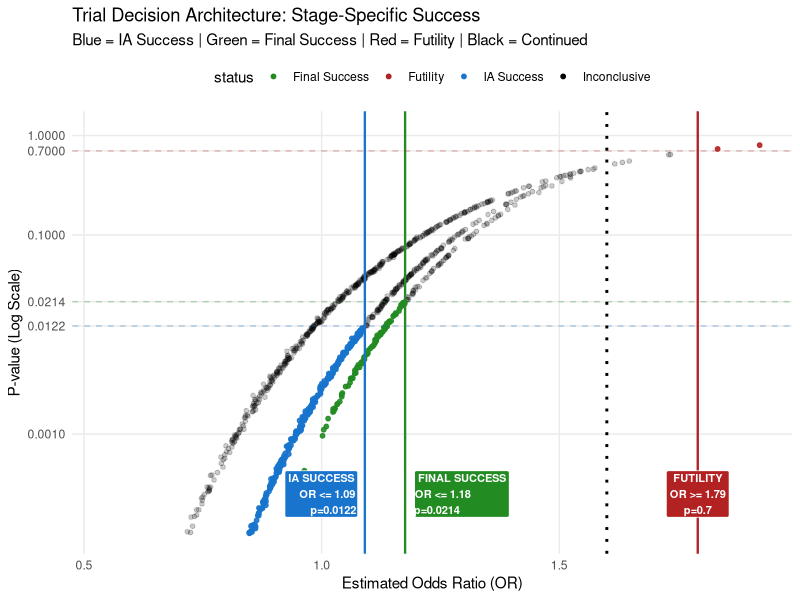

This figure's R source:
# rm(list=ls())
# 
# suppressPackageStartupMessages({
#   library(MASS)
#   library(dplyr)
#   library(ggplot2) # Added for the new plot
# })
# 
# 
# # ============================================================
# # 1) Core helpers
# # ============================================================
# ilogit <- function(z) 1 / (1 + exp(-z))
# parse_probs <- function(txt) as.numeric(trimws(unlist(strsplit(txt, ","))))
# 
# validate_probs <- function(p) {
#   if (any(is.na(p))) return("Probabilities must be numeric.")
#   if (length(p) < 3) return("Need at least 3 categories.")
#   if (abs(sum(p) - 1) > 1e-6) return(sprintf("Must sum to ~1 (got %.6f).", sum(p)))
#   NULL
# }
# 
# theta_from_control_pmf <- function(p_control) {
#   cum_control <- cumsum(p_control)
#   qlogis(cum_control[seq_len(length(p_control) - 1)])
# }
# 
# pmf_from_beta <- function(theta, beta, x) {
#   cdf <- ilogit(theta - beta * x)
#   cdf <- c(cdf, 1)
#   pmf <- diff(c(0, cdf))
#   pmf[pmf < 0] <- 0
#   pmf / sum(pmf)
# }
# 
# # ============================================================
# # 2) Updated Fit Function (Collects P-values)
# # ============================================================
# fit_logCOR <- function(df, beta_NI = 0) {
#   fit <- try(MASS::polr(y ~ trt, data = df, Hess = TRUE), silent = TRUE)
#   if (inherits(fit, "try-error") || is.null(fit$coefficients)) return(NULL)
#   
#   trt_name <- names(fit$coefficients)[grepl("^trt", names(fit$coefficients))][1]
#   logCOR_hat <- as.numeric(fit$coefficients[[trt_name]])
#   se <- sqrt(vcov(fit)[trt_name, trt_name])
#   
#   # Calculate p-value relative to the NI Margin (beta_NI)
#   z_stat <- (logCOR_hat - beta_NI) / se
#   p_val  <- pnorm(z_stat) # One-sided for NI
#   
#   list(logCOR_hat = logCOR_hat, se = se, p_val = p_val)
# }
# 
# # ============================================================
# # 3) Updated Simulation (Stores P-values)
# # ============================================================
# simulate_obf_ordinal <- function(COR_true, COR_NI, n_total, futility_frac, info_frac,
#                                  alpha1, alpha2, futility_p, p_control, 
#                                  seed = 1234, nSims = 500) {
#   set.seed(seed)
#   theta <- theta_from_control_pmf(p_control)
#   beta_true <- log(COR_true); beta_NI <- log(COR_NI)
#   pi_control <- p_control
#   pi_treat <- pmf_from_beta(theta, beta_true, x = 1)
#   
#   # Initialize storage
#   res_storage <- data.frame(
#     sim = rep(1:nSims, each=3),
#     stage = rep(c("Futility", "IA", "Final"), nSims),
#     logCOR = NA_real_,
#     pval = NA_real_,
#     stopped = FALSE
#   )
#   
#   n_fut <- round(futility_frac * n_total)
#   n1    <- round(info_frac * n_total)
#   z_fut <- qnorm(futility_p); zcrit1 <- qnorm(alpha1); zcrit2 <- qnorm(alpha2)
#   
#   for (i in 1:nSims) {
#     # Data Generation helpers
#     gen_data <- function(n) {
#       nC <- floor(n/2); nT <- n - nC
#       data.frame(
#         y = factor(c(sample(0:(length(p_control)-1), nC, TRUE, pi_control),
#                      sample(0:(length(p_control)-1), nT, TRUE, pi_treat)), ordered=T),
#         trt = factor(rep(c("C", "T"), c(nC, nT)), levels=c("C", "T"))
#       )
#     }
#     
#     # --- Futility ---
#     df_f <- gen_data(n_fut)
#     fit_f <- fit_logCOR(df_f, beta_NI)
#     idx_f <- (i-1)*3 + 1
#     if(!is.null(fit_f)) {
#       res_storage$logCOR[idx_f] <- fit_f$logCOR_hat
#       res_storage$pval[idx_f]   <- fit_f$p_val
#       if ((fit_f$logCOR_hat - beta_NI)/fit_f$se > z_fut) {
#         res_storage$stopped[idx_f] <- TRUE; next
#       }
#     }
#     
#     # --- IA ---
#     df_ia <- rbind(df_f, gen_data(n1 - n_fut))
#     fit_ia <- fit_logCOR(df_ia, beta_NI)
#     idx_ia <- (i-1)*3 + 2
#     if(!is.null(fit_ia)) {
#       res_storage$logCOR[idx_ia] <- fit_ia$logCOR_hat
#       res_storage$pval[idx_ia]   <- fit_ia$p_val
#       if ((fit_ia$logCOR_hat - beta_NI)/fit_ia$se <= zcrit1) {
#         res_storage$stopped[idx_ia] <- TRUE; next
#       }
#     }
#     
#     # --- Final ---
#     df_fin <- rbind(df_ia, gen_data(n_total - n1))
#     fit_fin <- fit_logCOR(df_fin, beta_NI)
#     idx_fin <- (i-1)*3 + 3
#     if(!is.null(fit_fin)) {
#       res_storage$logCOR[idx_fin] <- fit_fin$logCOR_hat
#       res_storage$pval[idx_fin]   <- fit_fin$p_val
#       if ((fit_fin$logCOR_hat - beta_NI)/fit_fin$se <= zcrit2) res_storage$stopped[idx_fin] <- TRUE
#     }
#   }
#   return(res_storage)
# }
#  
# 
# plot_pvals_vs_or <- function(sim_data, alpha1 = 0.0122, alpha2 = 0.0214, M_margin = 1.6) {
#   
#   # 1. Filter and prepare data (Remove Futility stage for clarity of Success thresholds)
#   plot_df <- sim_data %>%
#     filter(!is.na(logCOR), !is.na(pval)) %>%
#     mutate(OR = exp(logCOR))
#   
#   # 2. Calculate thresholds based on median SEs found in the data
#   # IA and Final have different SEs because they have different sample sizes
#   ia_se  <- median(abs(log(plot_df$OR/M_margin) / qnorm(plot_df$pval))[sim_data$stage == "IA"], na.rm=TRUE)
#   fin_se <- median(abs(log(plot_df$OR/M_margin) / qnorm(plot_df$pval))[sim_data$stage == "Final"], na.rm=TRUE)
#   
#   crit_OR_IA    <- exp(qnorm(alpha1) * ia_se + log(M_margin))
#   crit_OR_Final <- exp(qnorm(alpha2) * fin_se + log(M_margin))
#   
#   # Print to console
#   cat(sprintf("\n--- Decision Thresholds (One Panel) ---\n"))
#   cat(sprintf("At IA (N_ia):    Must see OR <= %.3f\n", crit_OR_IA))
#   cat(sprintf("At Final (N_tot): Must see OR <= %.3f\n", crit_OR_Final))
#   
#   # 3. Create the Plot
#   ggplot(plot_df, aes(x = OR, y = pval)) +
#     # Background points
#     geom_point(aes(color = stage, alpha = stopped), size = 1.5) +
#     
#     # Threshold Lines
#     geom_hline(yintercept = alpha1, linetype = "dashed", color = "blue", linewidth = 0.7) +
#     geom_hline(yintercept = alpha2, linetype = "dotdash", color = "darkgreen", linewidth = 0.7) +
#     geom_vline(xintercept = M_margin, linetype = "dotted", color = "red3", linewidth = 1) +
#     
#     # Left Label (IA)
#     annotate("label", x = -Inf, y = alpha1, 
#              label = paste("IA: OR <=", round(crit_OR_IA, 2)), 
#              fill = "blue", color = "white", fontface = "bold", size = 3.5, hjust = -0.1) +
#     
#     # Right Label (Final)
#     annotate("label", x = Inf, y = alpha2, 
#              label = paste("Final: OR <=", round(crit_OR_Final, 2)), 
#              fill = "darkgreen", color = "white", fontface = "bold", size = 3.5, hjust = 1.1) +
#     
#     # Formatting
#     scale_y_log10(breaks = c(1, 0.1, alpha2, alpha1, 0.001),
#                   labels = function(x) round(x, 4)) +
#     scale_alpha_manual(values = c(0.2, 0.8), guide = "none") + # Dim non-stopping points
#     scale_color_brewer(palette = "Set1", name = "Trial Stage") +
#     theme_minimal() +
#     theme(panel.grid.minor = element_blank(),
#           legend.position = "top") +
#     labs(title = "P-value vs. OR: Combined Success Thresholds",
#          subtitle = paste("Red Line = NI Margin (", M_margin, ")"),
#          x = "Estimated Odds Ratio (OR)",
#          y = "P-value (Log Scale)")
# }
# 
# # ============================================================
# # 5) Run
# # ============================================================
# results <- simulate_obf_ordinal(
#   COR_true = 1.1, COR_NI = 1.6, n_total = 600,
#   futility_frac = 0.5, info_frac = 0.8,
#   alpha1 = 0.0122, alpha2 = 0.0214, futility_p = 0.70,
#   p_control = parse_probs("0.04, 0.02, 0.45, 0.34, 0.15"),
#   nSims = 1000 # Reduced for speed
# )
# 
# plot_pvals_vs_or(results)


# rm(list=ls())
# 
# suppressPackageStartupMessages({
#   library(MASS)
#   library(dplyr)
#   library(ggplot2)
# })
# 
# # ============================================================
# # 1) Core helpers (Restored and Complete)
# # ============================================================
# ilogit <- function(z) 1 / (1 + exp(-z))
# 
# parse_probs <- function(txt) {
#   as.numeric(trimws(unlist(strsplit(txt, ","))))
# }
# 
# validate_probs <- function(p) {
#   if (any(is.na(p)))          return("Probabilities must be numeric.")
#   if (length(p) < 3)          return("Need at least 3 categories.")
#   if (abs(sum(p) - 1) > 1e-6) return(sprintf("Must sum to ~1 (got %.6f).", sum(p)))
#   NULL
# }
# 
# # The missing function:
# theta_from_control_pmf <- function(p_control) {
#   cum_control <- cumsum(p_control)
#   # Take the logit of cumulative probabilities except the last one (which is 1)
#   qlogis(cum_control[seq_len(length(p_control) - 1)])
# }
# 
# pmf_from_beta <- function(theta, beta, x) {
#   cdf <- ilogit(theta - beta * x)
#   cdf <- c(cdf, 1)
#   pmf <- diff(c(0, cdf))
#   pmf[pmf < 0] <- 0
#   pmf / sum(pmf)
# }
# 
# # ============================================================
# # 2) Fit Function (Collects P-values)
# # ============================================================
# fit_logCOR <- function(df, beta_NI = 0) {
#   fit <- try(MASS::polr(y ~ trt, data = df, Hess = TRUE), silent = TRUE)
#   if (inherits(fit, "try-error") || is.null(fit$coefficients)) return(NULL)
#   
#   trt_name <- names(fit$coefficients)[grepl("^trt", names(fit$coefficients))][1]
#   logCOR_hat <- as.numeric(fit$coefficients[[trt_name]])
#   se <- sqrt(vcov(fit)[trt_name, trt_name])
#   
#   # Calculate p-value relative to the NI Margin (beta_NI)
#   z_stat <- (logCOR_hat - beta_NI) / se
#   p_val  <- pnorm(z_stat) 
#   
#   list(logCOR_hat = logCOR_hat, se = se, p_val = p_val)
# }
# 
# # ============================================================
# # 3) Simulation Logic
# # ============================================================
# simulate_obf_ordinal <- function(COR_true, COR_NI, n_total, futility_frac, info_frac,
#                                  alpha1, alpha2, futility_p, p_control, 
#                                  seed = 1234, nSims = 500) {
#   set.seed(seed)
#   theta <- theta_from_control_pmf(p_control)
#   beta_true <- log(COR_true)
#   beta_NI   <- log(COR_NI)
#   pi_control <- p_control
#   pi_treat   <- pmf_from_beta(theta, beta_true, x = 1)
#   
#   res_storage <- data.frame(
#     sim = rep(1:nSims, each=3),
#     stage = rep(c("Futility", "IA", "Final"), nSims),
#     logCOR = NA_real_,
#     pval = NA_real_,
#     stopped = FALSE
#   )
#   
#   n_fut <- round(futility_frac * n_total)
#   n1    <- round(info_frac * n_total)
#   z_fut <- qnorm(futility_p)
#   zcrit1 <- qnorm(alpha1)
#   zcrit2 <- qnorm(alpha2)
#   
#   for (i in 1:nSims) {
#     gen_data <- function(n) {
#       nC <- floor(n/2); nT <- n - nC
#       data.frame(
#         y = factor(c(sample(0:(length(p_control)-1), nC, TRUE, pi_control),
#                      sample(0:(length(p_control)-1), nT, TRUE, pi_treat)), ordered=T),
#         trt = factor(rep(c("C", "T"), c(nC, nT)), levels=c("C", "T"))
#       )
#     }
#     
#     # --- Futility Look ---
#     df_f <- gen_data(n_fut); fit_f <- fit_logCOR(df_f, beta_NI)
#     idx_f <- (i-1)*3 + 1
#     if(!is.null(fit_f)) {
#       res_storage$logCOR[idx_f] <- fit_f$logCOR_hat
#       res_storage$pval[idx_f]   <- fit_f$p_val
#       if ((fit_f$logCOR_hat - beta_NI)/fit_f$se > z_fut) {
#         res_storage$stopped[idx_f] <- TRUE; next
#       }
#     }
#     
#     # --- IA Look ---
#     df_ia <- rbind(df_f, gen_data(n1 - n_fut)); fit_ia <- fit_logCOR(df_ia, beta_NI)
#     idx_ia <- (i-1)*3 + 2
#     if(!is.null(fit_ia)) {
#       res_storage$logCOR[idx_ia] <- fit_ia$logCOR_hat
#       res_storage$pval[idx_ia]   <- fit_ia$p_val
#       if ((fit_ia$logCOR_hat - beta_NI)/fit_ia$se <= zcrit1) {
#         res_storage$stopped[idx_ia] <- TRUE; next
#       }
#     }
#     
#     # --- Final Look ---
#     df_fin <- rbind(df_ia, gen_data(n_total - n1)); fit_fin <- fit_logCOR(df_fin, beta_NI)
#     idx_fin <- (i-1)*3 + 3
#     if(!is.null(fit_fin)) {
#       res_storage$logCOR[idx_fin] <- fit_fin$logCOR_hat
#       res_storage$pval[idx_fin]   <- fit_fin$p_val
#       if ((fit_fin$logCOR_hat - beta_NI)/fit_fin$se <= zcrit2) res_storage$stopped[idx_fin] <- TRUE
#     }
#   }
#   return(res_storage)
# }
# 
# # ============================================================
# # 4) Success Plot
# # ============================================================
# plot_pvals_vs_or <- function(sim_data, alpha1 = 0.0122, alpha2 = 0.0214, M_margin = 1.6) {
#   plot_df <- sim_data %>% filter(!is.na(logCOR), !is.na(pval)) %>% mutate(OR = exp(logCOR))
#   
#   # Calculate critical ORs based on the median SE found in simulation
#   ia_se  <- median(abs(log(plot_df$OR/M_margin) / qnorm(plot_df$pval))[plot_df$stage == "IA"], na.rm=TRUE)
#   fin_se <- median(abs(log(plot_df$OR/M_margin) / qnorm(plot_df$pval))[plot_df$stage == "Final"], na.rm=TRUE)
#   
#   crit_OR_IA    <- exp(qnorm(alpha1) * ia_se + log(M_margin))
#   crit_OR_Final <- exp(qnorm(alpha2) * fin_se + log(M_margin))
#   
#   ggplot(plot_df, aes(x = OR, y = pval)) +
#     geom_point(aes(color = stage, alpha = stopped), size = 1.5) +
#     geom_hline(yintercept = c(alpha1, alpha2), color = c("blue", "darkgreen"), linetype = "dashed") +
#     geom_vline(xintercept = M_margin, linetype = "dotted", color = "red3") +
#     annotate("label", x = -Inf, y = alpha1, label = paste("IA: OR <=", round(crit_OR_IA, 2)), fill = "blue", color = "white", hjust = -0.1) +
#     annotate("label", x = Inf, y = alpha2, label = paste("Final: OR <=", round(crit_OR_Final, 2)), fill = "darkgreen", color = "white", hjust = 1.1) +
#     scale_y_log10(breaks = c(1, 0.1, alpha2, alpha1, 0.001), labels = function(x) round(x, 4)) +
#     scale_alpha_manual(values = c(0.2, 0.8), guide = "none") +
#     theme_minimal() + 
#     labs(title = "Success Thresholds", x = "Estimated OR", y = "P-value (Log Scale)")
# }
# 
# # ============================================================
# # 5) Futility Plot
# # ============================================================
# plot_futility_vs_or <- function(sim_data, futility_p = 0.70, M_margin = 1.6) {
#   fut_df <- sim_data %>% filter(stage == "Futility", !is.na(logCOR)) %>% mutate(OR = exp(logCOR))
#   fut_se <- median(abs(log(fut_df$OR/M_margin) / qnorm(fut_df$pval)), na.rm=TRUE)
#   crit_OR_fut <- exp(qnorm(futility_p) * fut_se + log(M_margin))
#   
#   ggplot(fut_df, aes(x = OR, y = pval)) +
#     geom_point(aes(color = stopped), alpha = 0.6) +
#     geom_hline(yintercept = futility_p, linetype = "dashed", color = "firebrick") +
#     geom_vline(xintercept = M_margin, linetype = "dotted") +
#     annotate("label", x = Inf, y = futility_p, label = paste("Stop Futility: OR >=", round(crit_OR_fut, 2)), fill = "firebrick", color = "white", hjust = 1.1) +
#     scale_color_manual(values = c("gray60", "firebrick")) +
#     theme_minimal() + labs(title = "Futility Threshold", x = "Estimated OR", y = "P-value")
# }
# 
# # ============================================================
# # 6) Main Execution
# # ============================================================
# set.seed(1234) 
# results <- simulate_obf_ordinal(
#   COR_true = 1.1, COR_NI = 1.6, n_total = 600,
#   futility_frac = 0.5, info_frac = 0.8,
#   alpha1 = 0.0122, alpha2 = 0.0214, futility_p = 0.70,
#   p_control = parse_probs("0.04, 0.02, 0.45, 0.34, 0.15"),
#   nSims = 1000
# )
# 
# # Render both plots
# plot_pvals_vs_or(results)
# plot_futility_vs_or(results)

rm(list=ls())

suppressPackageStartupMessages({
  library(MASS)
  library(dplyr)
  library(ggplot2)
})

# ============================================================
# 1) Core helpers
# ============================================================
ilogit <- function(z) 1 / (1 + exp(-z))
parse_probs <- function(txt) as.numeric(trimws(unlist(strsplit(txt, ","))))

theta_from_control_pmf <- function(p_control) {
  cum_control <- cumsum(p_control)
  qlogis(cum_control[seq_len(length(p_control) - 1)])
}

pmf_from_beta <- function(theta, beta, x) {
  cdf <- ilogit(theta - beta * x)
  cdf <- c(cdf, 1)
  pmf <- diff(c(0, cdf))
  pmf[pmf < 0] <- 0
  pmf / sum(pmf)
}

# ============================================================
# 2) Fit Function
# ============================================================
fit_logCOR <- function(df, beta_NI = 0) {
  fit <- try(MASS::polr(y ~ trt, data = df, Hess = TRUE), silent = TRUE)
  if (inherits(fit, "try-error") || is.null(fit$coefficients)) return(NULL)
  trt_name <- names(fit$coefficients)[grepl("^trt", names(fit$coefficients))][1]
  logCOR_hat <- as.numeric(fit$coefficients[[trt_name]])
  se <- sqrt(vcov(fit)[trt_name, trt_name])
  z_stat <- (logCOR_hat - beta_NI) / se
  p_val  <- pnorm(z_stat) 
  list(logCOR_hat = logCOR_hat, se = se, p_val = p_val)
}

# ============================================================
# 3) Simulation (Fixed Data Generation)
# ============================================================
simulate_obf_ordinal <- function(COR_true, COR_NI, n_total, futility_frac, info_frac,
                                 alpha1, alpha2, futility_p, p_control, 
                                 seed = 1234, nSims = 500) {
  set.seed(seed)
  theta <- theta_from_control_pmf(p_control)
  K <- length(p_control) - 1 # Categories 0 to K
  beta_true <- log(COR_true); beta_NI <- log(COR_NI)
  
  pi_control <- p_control
  pi_treat   <- pmf_from_beta(theta, beta_true, x = 1)
  
  res_storage <- data.frame(
    sim = rep(1:nSims, each=3),
    stage = rep(c("Futility", "IA", "Final"), nSims),
    OR = NA_real_, pval = NA_real_, stopped = FALSE
  )
  
  n_fut <- round(futility_frac * n_total)
  n1    <- round(info_frac * n_total)
  z_fut <- qnorm(futility_p); zcrit1 <- qnorm(alpha1); zcrit2 <- qnorm(alpha2)
  
  for (i in 1:nSims) {
    # Helper to generate data correctly for both arms
    gen_data <- function(N) {
      nC <- floor(N / 2); nT <- N - nC
      yC <- sample(0:K, nC, TRUE, pi_control)
      yT <- sample(0:K, nT, TRUE, pi_treat)
      data.frame(
        y = factor(c(yC, yT), ordered = TRUE, levels = 0:K),
        trt = factor(rep(c("C", "T"), c(nC, nT)), levels = c("C", "T"))
      )
    }
    
    # --- Futility Look ---
    df_f <- gen_data(n_fut); fit_f <- fit_logCOR(df_f, beta_NI)
    idx_f <- (i-1)*3 + 1
    if(!is.null(fit_f)) {
      res_storage$OR[idx_f] <- exp(fit_f$logCOR_hat)
      res_storage$pval[idx_f] <- fit_f$p_val
      if ((fit_f$logCOR_hat - beta_NI)/fit_f$se > z_fut) {
        res_storage$stopped[idx_f] <- TRUE; next
      }
    }
    # --- IA Look ---
    df_ia <- rbind(df_f, gen_data(n1 - n_fut)); fit_ia <- fit_logCOR(df_ia, beta_NI)
    idx_ia <- (i-1)*3 + 2
    if(!is.null(fit_ia)) {
      res_storage$OR[idx_ia] <- exp(fit_ia$logCOR_hat)
      res_storage$pval[idx_ia] <- fit_ia$p_val
      if ((fit_ia$logCOR_hat - beta_NI)/fit_ia$se <= zcrit1) {
        res_storage$stopped[idx_ia] <- TRUE; next
      }
    }
    # --- Final Look ---
    df_fin <- rbind(df_ia, gen_data(n_total - n1)); fit_fin <- fit_logCOR(df_fin, beta_NI)
    idx_fin <- (i-1)*3 + 3
    if(!is.null(fit_fin)) {
      res_storage$OR[idx_fin] <- exp(fit_fin$logCOR_hat)
      res_storage$pval[idx_fin] <- fit_fin$p_val
      if ((fit_fin$logCOR_hat - beta_NI)/fit_fin$se <= zcrit2) res_storage$stopped[idx_fin] <- TRUE
    }
  }
  return(res_storage)
}

# ============================================================
# 4) Plotting
# ============================================================
 

plot_all_stages <- function(sim_data, alpha1, alpha2, futility_p, M_margin) {
  plot_df <- sim_data %>% 
    filter(!is.na(OR), !is.na(pval)) %>%
    mutate(
      # Detailed status for specific coloring
      status = case_when(
        stage == "IA"    & pval <= alpha1 ~ "IA Success",
        stage == "Final" & pval <= alpha2 ~ "Final Success",
        pval >= futility_p                ~ "Futility",
        TRUE                              ~ "Inconclusive"
      )
    )
  
  # Calculate OR thresholds
  calc_crit <- function(stg, p_val) {
    sub <- plot_df %>% filter(stage == stg)
    if(nrow(sub) == 0) return(NA)
    se <- median(abs(log(sub$OR/M_margin) / qnorm(sub$pval)), na.rm=TRUE)
    exp(qnorm(p_val) * se + log(M_margin))
  }
  
  c_fut <- calc_crit("Futility", futility_p)
  c_ia  <- calc_crit("IA", alpha1)
  c_fin <- calc_crit("Final", alpha2)
  
  # Label y-position
  y_lab <- 0.00025
  
  ggplot(plot_df, aes(x = OR, y = pval)) +
    # 1. Decision Points with specific color mapping
    geom_point(aes(color = status, alpha = stopped), size = 1.3) +
    
    # 2. Vertical Threshold Lines
    geom_vline(xintercept = c_ia, color = "dodgerblue3", linetype = "solid", linewidth = 0.8) +
    geom_vline(xintercept = c_fin, color = "forestgreen", linetype = "solid", linewidth = 0.8) +
    geom_vline(xintercept = c_fut, color = "firebrick", linetype = "solid", linewidth = 0.8) +
    
    # 3. Horizontal P-value Lines
    geom_hline(yintercept = c(alpha1, alpha2, futility_p), 
               color = c("dodgerblue3", "forestgreen", "firebrick"), 
               linetype = "dashed", alpha = 0.3) +
    
    # 4. NI Margin Reference
    geom_vline(xintercept = M_margin, linetype = "dotted", color = "black", linewidth = 1) +
    
    # 5. Adjusted Labels
    # IA Success: Moved to the LEFT (hjust = 1.1)
    annotate("label", x = c_ia, y = y_lab, 
             label = paste0("IA SUCCESS\nOR <= ", round(c_ia, 2), "\np=", alpha1), 
             fill = "dodgerblue3", color = "white", size = 2.8, fontface = "bold", hjust = 1.1) +
    
    # Final Success: Moved to the RIGHT (hjust = -0.1)
    annotate("label", x = c_fin, y = y_lab, 
             label = paste0("FINAL SUCCESS\nOR <= ", round(c_fin, 2), "\np=", alpha2), 
             fill = "forestgreen", color = "white", size = 2.8, fontface = "bold", hjust = -0.1) +
    
    # Futility: Centered or slightly offset
    annotate("label", x = c_fut, y = y_lab, 
             label = paste0("FUTILITY\nOR >= ", round(c_fut, 2), "\np=", futility_p), 
             fill = "firebrick", color = "white", size = 2.8, fontface = "bold", hjust = 0.5) +
    
    # Formatting
    scale_y_log10(limits = c(0.0001, 1.1), breaks = c(1, futility_p, 0.1, alpha2, alpha1, 0.001)) +
    scale_color_manual(values = c(
      "IA Success"    = "dodgerblue3", 
      "Final Success" = "forestgreen", 
      "Futility"      = "firebrick", 
      "Inconclusive"  = "black"
    )) +
    scale_alpha_manual(values = c(0.2, 0.9), guide = "none") +
    theme_minimal() +
    theme(panel.grid.minor = element_blank(), legend.position = "top") +
    labs(title = "Trial Decision Architecture: Stage-Specific Success",
         subtitle = "Blue = IA Success | Green = Final Success | Red = Futility | Black = Continued",
         x = "Estimated Odds Ratio (OR)", y = "P-value (Log Scale)")
}
# ============================================================
# 5) RUN
# ============================================================
res <- simulate_obf_ordinal(COR_true = 1., COR_NI = 1.6, n_total = 600, 
                            futility_frac = 0.5, info_frac = 0.8, 
                            alpha1 = 0.0122, alpha2 = 0.0214, futility_p = 0.7,
                            p_control = parse_probs("0.04, 0.02, 0.45, 0.34, 0.15"), 
                            nSims = 500, seed=123)

plot_all_stages(res, 0.0122, 0.0214, 0.7, 1.6)